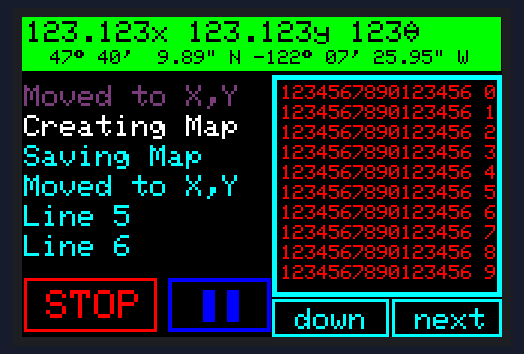
The sketch below on a simulated Arduino Uno, built with avr-gcc and run on an emulated ATmega328P. On the bench: 480×320 colour display.

Above: at 0.4 s.

The sketch:

display.ino
```cpp
#include <SPI.h>
#include "Adafruit_GFX.h"
#include "Adafruit_HX8357.h"

// cs  6 5
// dc  5 8
// rst 9 9

// Anything else, defaults!
#define TFT_CS    5
#define TFT_DC    6
#define TFT_RST   9

//0123456789012345
//BBBBBGGGGGGRRRRR
//0111100111101111
// 0111 1001 1110 1111
#define HX8357_GRAY 0x79EF   ///< WHITE color for drawing graphics

const int MAX_WIDTH = 479;
const int STATUS_MAX_HEIGHT = 27;
const int STATUS_TOP_LINE_Y = 0;
const int STATUS_BOTTOM_LINE_Y = 27;
const int STATUS_TEXT_X_OFFSET = 4;
const int STATUS_TEXT_Y_OFFSET = 4;
const int STATUS2_TEXT_Y_OFFSET = 6;
const int STATUS2_TEXT_SIZE = 2;
const int STATUS_TEXT_SIZE = 3;

const int CAS_FRAME_LEFT = 250;
const int CAS_FRAME_TOP  =  58;
const int CAS_FRAME_RIGHT = MAX_WIDTH;
const int CAS_FRAME_BOTTOM = 279;
const int CAS_FRAME_SIZE = 5;

const int CAS_TEXT_TOP = 68;
const int CAS_TEXT_LEFT = 259;
const int CAS_TEXT_HEIGHT = 20;

const int TASK_TEXT_LEFT = 2;
const int TASK_TEXT_HEIGHT = 30;

const int STOP_BTN_TOP = 261;
const int STOP_BTN_LEFT = 2;
const int STOP_BTN_BOTTOM = 314;
const int STOP_BTN_RIGHT = 134;

const int PAUSE_BTN_TOP = STOP_BTN_TOP;
const int PAUSE_BTN_LEFT = 146;
const int PAUSE_BTN_BOTTOM = STOP_BTN_BOTTOM;
const int PAUSE_BTN_RIGHT = 248;

const int DOWN_BTN_TOP = 282;
const int DOWN_BTN_LEFT = CAS_FRAME_LEFT;
const int DOWN_BTN_BOTTOM = 319;
const int DOWN_BTN_RIGHT = 366;

const int NEXT_BTN_TOP = DOWN_BTN_TOP;
const int NEXT_BTN_LEFT = 370;
const int NEXT_BTN_BOTTOM = DOWN_BTN_BOTTOM;
const int NEXT_BTN_RIGHT = MAX_WIDTH;

const int STOP_TEXT_X_OFFSET = 22;
const int STOP_TEXT_Y_OFFSET = 12;
const int STOP_TEXT_SIZE = 4;
const int STOP_LINE_WIDTH = 3;

const int PAUSE_TEXT_X_OFFSET = 35;
const int PAUSE_TEXT_Y_OFFSET = STOP_TEXT_Y_OFFSET;
const int PAUSE_TEXT_SIZE = STOP_TEXT_SIZE;
const int PAUSE_LINE_WIDTH = STOP_LINE_WIDTH;

const int DOWN_TEXT_X_OFFSET = 23;
const int DOWN_TEXT_Y_OFFSET = 9;
const int DOWN_TEXT_SIZE = 3;
const int DOWN_LINE_WIDTH = STOP_LINE_WIDTH;

const int NEXT_TEXT_X_OFFSET = DOWN_TEXT_X_OFFSET;
const int NEXT_TEXT_Y_OFFSET = DOWN_TEXT_Y_OFFSET;
const int NEXT_TEXT_SIZE = DOWN_TEXT_SIZE;
const int NEXT_LINE_WIDTH = STOP_LINE_WIDTH;

const char DEGREE_SIGN = 247;
const char PAUSE_SIGN = 0xDC;
const char THETA_SIGN = 232;
const int MAX_TASKS = 6;

typedef enum
{
  ST_NO_COMM,
  ST_GOOD,
  ST_PAUSED,
  ST_LOST,
  ST_DOCKED,
  ST_CHARGED
} statusEnum;

Adafruit_HX8357 gTft = Adafruit_HX8357(TFT_CS, TFT_DC, TFT_RST);

bool gReceivedComm = false;
statusEnum gTheStatus = ST_GOOD;
char gTasks[MAX_TASKS][30];

uint16_t statusLineBackground(statusEnum theStatus)
{
  switch(theStatus)
  {
    case (ST_GOOD):
      return HX8357_GREEN;
    case (ST_PAUSED):
      return HX8357_YELLOW;
    case (ST_LOST):
      return HX8357_RED;
    case (ST_DOCKED):
      return HX8357_BLUE;
    case (ST_CHARGED):
      return HX8357_CYAN;
    default:
      return HX8357_MAGENTA;
  }
}

uint16_t statusLineText(statusEnum theStatus)
{
  switch(theStatus)
  {
    case (ST_GOOD):
      return HX8357_BLACK;
    case (ST_PAUSED):
      return HX8357_BLACK;
    case (ST_LOST):
      return HX8357_WHITE;
    case (ST_DOCKED):
      return HX8357_WHITE;
    case (ST_CHARGED):
      return HX8357_BLACK;
    default:
      return HX8357_BLACK;
  }
}

void setup() {
  Serial.begin(115200);

  sprintf(gTasks[0],"Moved to X,Y");
  sprintf(gTasks[1],"Creating Map");
  sprintf(gTasks[2],"Saving Map");
  sprintf(gTasks[3],"Moved to X,Y");
  sprintf(gTasks[4],"Line 5");
  sprintf(gTasks[5],"Line 6");


  gTft.begin();
  gTft.setRotation(1);
  gTft.fillScreen(HX8357_BLACK);
  drawCASFrame();
  displayCAS();
  displayTasks();
  drawButtons();
  displayStatus(true,true);
}

void loop(void) {
//  displayStatus(true,true);
}

void drawButtons(void)
{
  for(int i=0;i<STOP_LINE_WIDTH;i++)
  {
    gTft.drawLine(STOP_BTN_LEFT,    STOP_BTN_TOP+i,    STOP_BTN_RIGHT,   STOP_BTN_TOP+i,    HX8357_RED);
    gTft.drawLine(STOP_BTN_LEFT,    STOP_BTN_BOTTOM-i, STOP_BTN_RIGHT,   STOP_BTN_BOTTOM-i, HX8357_RED);
    gTft.drawLine(STOP_BTN_LEFT+i,  STOP_BTN_TOP,      STOP_BTN_LEFT+i,  STOP_BTN_BOTTOM,   HX8357_RED);
    gTft.drawLine(STOP_BTN_RIGHT-i, STOP_BTN_TOP,      STOP_BTN_RIGHT-i, STOP_BTN_BOTTOM,   HX8357_RED);
  }
  gTft.setTextColor(HX8357_RED);
  gTft.setTextSize(STOP_TEXT_SIZE);
  gTft.setCursor(STOP_BTN_LEFT+STOP_TEXT_X_OFFSET, STOP_BTN_TOP+STOP_TEXT_Y_OFFSET);
  gTft.println("STOP");

  for(int i=0;i<PAUSE_TEXT_SIZE;i++)
  {
    gTft.drawLine(PAUSE_BTN_LEFT,    PAUSE_BTN_TOP+i,    PAUSE_BTN_RIGHT,   PAUSE_BTN_TOP+i,    HX8357_BLUE);
    gTft.drawLine(PAUSE_BTN_LEFT,    PAUSE_BTN_BOTTOM-i, PAUSE_BTN_RIGHT,   PAUSE_BTN_BOTTOM-i, HX8357_BLUE);
    gTft.drawLine(PAUSE_BTN_LEFT+i,  PAUSE_BTN_TOP,      PAUSE_BTN_LEFT+i,  PAUSE_BTN_BOTTOM,   HX8357_BLUE);
    gTft.drawLine(PAUSE_BTN_RIGHT-i, PAUSE_BTN_TOP,      PAUSE_BTN_RIGHT-i, PAUSE_BTN_BOTTOM,   HX8357_BLUE);
  }
  char stringx[5];
  sprintf(stringx,"%c%c",PAUSE_SIGN,PAUSE_SIGN);
  gTft.setTextColor(HX8357_BLUE);
  gTft.setTextSize(PAUSE_TEXT_SIZE);
  gTft.setCursor(PAUSE_BTN_LEFT+PAUSE_TEXT_X_OFFSET, PAUSE_BTN_TOP+PAUSE_TEXT_Y_OFFSET);
  gTft.println(stringx);

  for(int i=0;i<DOWN_LINE_WIDTH;i++)
  {
    gTft.drawLine(DOWN_BTN_LEFT,    DOWN_BTN_TOP+i,    DOWN_BTN_RIGHT,   DOWN_BTN_TOP+i,    HX8357_CYAN);
    gTft.drawLine(DOWN_BTN_LEFT,    DOWN_BTN_BOTTOM-i, DOWN_BTN_RIGHT,   DOWN_BTN_BOTTOM-i, HX8357_CYAN);
    gTft.drawLine(DOWN_BTN_LEFT+i,  DOWN_BTN_TOP,      DOWN_BTN_LEFT+i,  DOWN_BTN_BOTTOM,   HX8357_CYAN);
    gTft.drawLine(DOWN_BTN_RIGHT-i, DOWN_BTN_TOP,      DOWN_BTN_RIGHT-i, DOWN_BTN_BOTTOM,   HX8357_CYAN);
  }
  gTft.setTextColor(HX8357_CYAN);
  gTft.setTextSize(DOWN_TEXT_SIZE);
  gTft.setCursor(DOWN_BTN_LEFT+DOWN_TEXT_X_OFFSET, DOWN_BTN_TOP+DOWN_TEXT_Y_OFFSET);
  gTft.println("down");

  for(int i=0;i<NEXT_LINE_WIDTH;i++)
  {
    gTft.drawLine(NEXT_BTN_LEFT,    NEXT_BTN_TOP+i,    NEXT_BTN_RIGHT,   NEXT_BTN_TOP+i,    HX8357_CYAN);
    gTft.drawLine(NEXT_BTN_LEFT,    NEXT_BTN_BOTTOM-i, NEXT_BTN_RIGHT,   NEXT_BTN_BOTTOM-i, HX8357_CYAN);
    gTft.drawLine(NEXT_BTN_LEFT+i,  NEXT_BTN_TOP,      NEXT_BTN_LEFT+i,  NEXT_BTN_BOTTOM,   HX8357_CYAN);
    gTft.drawLine(NEXT_BTN_RIGHT-i, NEXT_BTN_TOP,      NEXT_BTN_RIGHT-i, NEXT_BTN_BOTTOM,   HX8357_CYAN);
  }
  gTft.setTextColor(HX8357_CYAN);
  gTft.setTextSize(NEXT_TEXT_SIZE);
  gTft.setCursor(NEXT_BTN_LEFT+NEXT_TEXT_X_OFFSET, NEXT_BTN_TOP+NEXT_TEXT_Y_OFFSET);
  gTft.println("next");
}


void displayTasks(void)
{
  for(int i=0;i<MAX_TASKS;i++)
  {
    switch(i)
    {
      case(0):
        gTft.setTextColor(HX8357_GRAY);
        break;
      case(1):
        gTft.setTextColor(HX8357_WHITE);
        break;
      default:
        gTft.setTextColor(HX8357_CYAN);
        break;
    }
    gTft.setTextSize(3);
    gTft.setCursor(TASK_TEXT_LEFT, CAS_TEXT_TOP+(TASK_TEXT_HEIGHT*i));
    gTft.println(gTasks[i]);
  }
}

void drawCASFrame(void)
{
  for(int i=0;i<CAS_FRAME_SIZE;i++)
  {
    gTft.drawLine(CAS_FRAME_LEFT,    CAS_FRAME_TOP+i,    CAS_FRAME_RIGHT,   CAS_FRAME_TOP+i,    HX8357_CYAN);
    gTft.drawLine(CAS_FRAME_LEFT,    CAS_FRAME_BOTTOM-i, CAS_FRAME_RIGHT,   CAS_FRAME_BOTTOM-i, HX8357_CYAN);
    gTft.drawLine(CAS_FRAME_LEFT+i,  CAS_FRAME_TOP,      CAS_FRAME_LEFT+i,  CAS_FRAME_BOTTOM,   HX8357_CYAN);
    gTft.drawLine(CAS_FRAME_RIGHT-i, CAS_FRAME_TOP,      CAS_FRAME_RIGHT-i, CAS_FRAME_BOTTOM,   HX8357_CYAN);
  }
}

void displayCAS(void)
{
  for(int i=0;i<10;i++)
  {
    char stringx[20];
    sprintf(stringx,"1234567890123456 %d",i);
    gTft.setTextColor(HX8357_RED);
    gTft.setTextSize(2);
    gTft.setCursor(CAS_TEXT_LEFT, CAS_TEXT_TOP+(CAS_TEXT_HEIGHT*i));
    gTft.println(stringx);
  }
}

void displayStatus(bool topLine, bool bottomLine)
{
  if(true == topLine)
  {
    char string1[23];

    sprintf(string1,"123.123x 123.123y 123%c",THETA_SIGN);

    gTft.fillRect(0, STATUS_TOP_LINE_Y, MAX_WIDTH,
        STATUS_MAX_HEIGHT+STATUS_TOP_LINE_Y,
        statusLineBackground(gTheStatus));
    gTft.setTextColor(statusLineText(gTheStatus));
    gTft.setTextSize(STATUS_TEXT_SIZE);
    gTft.setCursor(STATUS_TEXT_X_OFFSET, STATUS_TOP_LINE_Y+STATUS_TEXT_Y_OFFSET);
    gTft.println(string1);
  }

  if(true == bottomLine)
  {
    char string1[40];
    sprintf(string1,"  47%c 40'  9.89\" N -122%c 07' 25.95\" W",DEGREE_SIGN,DEGREE_SIGN);

    gTft.fillRect(0, STATUS_BOTTOM_LINE_Y, MAX_WIDTH,
        STATUS_MAX_HEIGHT,
        statusLineBackground(gTheStatus));
    gTft.setTextColor(statusLineText(gTheStatus));
    gTft.setTextSize(STATUS2_TEXT_SIZE);
    gTft.setCursor(STATUS_TEXT_X_OFFSET, STATUS_BOTTOM_LINE_Y+STATUS2_TEXT_Y_OFFSET);
    gTft.println(string1);
  }

}

void displayHeart()
{

}
```
